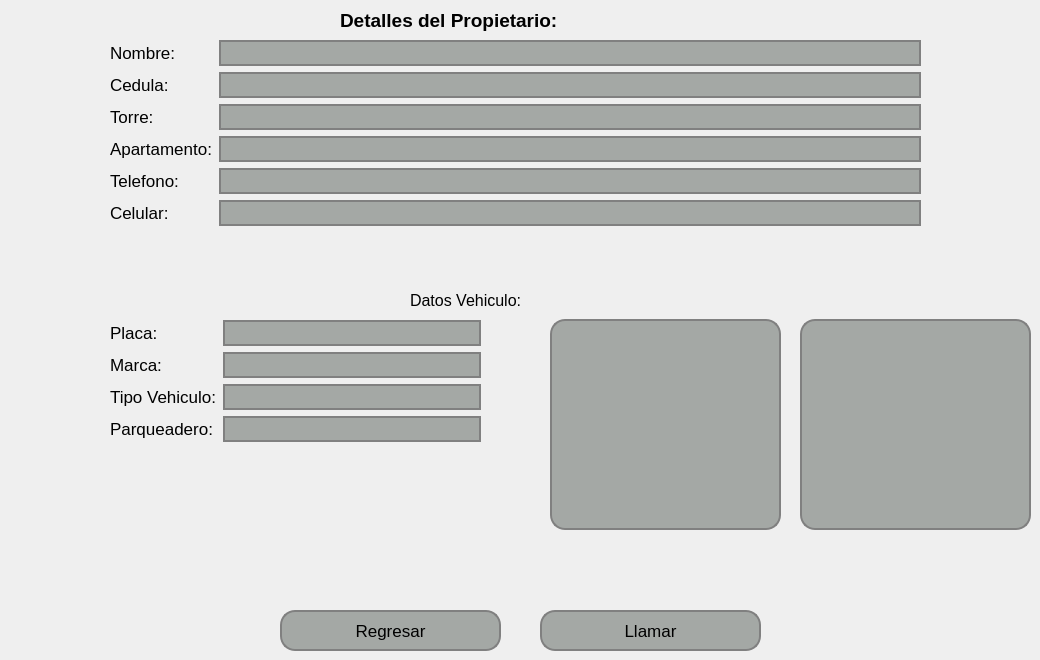
   <widget class="QWidget" name="pageDetallesPropietario">
    <widget class="QLabel" name="label_37">
     <property name="geometry">
      <rect>
       <x>340</x>
       <y>-10</y>
       <width>281</width>
       <height>61</height>
      </rect>
     </property>
     <property name="font">
      <font>
       <pointsize>14</pointsize>
       <weight>75</weight>
       <bold>true</bold>
      </font>
     </property>
     <property name="text">
      <string>Detalles del Propietario:</string>
     </property>
    </widget>
    <widget class="QWidget" name="formLayoutWidget_3">
     <property name="geometry">
      <rect>
       <x>110</x>
       <y>320</y>
       <width>371</width>
       <height>171</height>
      </rect>
     </property>
     <layout class="QFormLayout" name="formLayout_3">
      <item row="0" column="0">
       <widget class="QLabel" name="label_38">
        <property name="font">
         <font>
          <pointsize>13</pointsize>
         </font>
        </property>
        <property name="text">
         <string>Placa:</string>
        </property>
       </widget>
      </item>
      <item row="0" column="1">
       <widget class="QLineEdit" name="lineEditPlacaDetalles">
        <property name="font">
         <font>
          <pointsize>13</pointsize>
         </font>
        </property>
        <property name="styleSheet">
         <string notr="true">    background-color: #a4a8a5; /* Color del botón */
    border-radius: 15px;       /* Borde redondeado, ajusta el valor para más curvatura */
    border: 2px solid #808080; /* Opcional: agrega un borde de color gris */</string>
        </property>
       </widget>
      </item>
      <item row="1" column="0">
       <widget class="QLabel" name="label_39">
        <property name="font">
         <font>
          <pointsize>13</pointsize>
         </font>
        </property>
        <property name="text">
         <string>Marca:</string>
        </property>
       </widget>
      </item>
      <item row="1" column="1">
       <widget class="QLineEdit" name="lineEditMarcaDetalles">
        <property name="font">
         <font>
          <pointsize>13</pointsize>
         </font>
        </property>
        <property name="styleSheet">
         <string notr="true">    background-color: #a4a8a5; /* Color del botón */
    border-radius: 15px;       /* Borde redondeado, ajusta el valor para más curvatura */
    border: 2px solid #808080; /* Opcional: agrega un borde de color gris */</string>
        </property>
       </widget>
      </item>
      <item row="2" column="0">
       <widget class="QLabel" name="label_40">
        <property name="font">
         <font>
          <pointsize>13</pointsize>
         </font>
        </property>
        <property name="text">
         <string>Tipo Vehiculo:</string>
        </property>
       </widget>
      </item>
      <item row="3" column="0">
       <widget class="QLabel" name="label_41">
        <property name="font">
         <font>
          <pointsize>13</pointsize>
         </font>
        </property>
        <property name="text">
         <string>Parqueadero:</string>
        </property>
       </widget>
      </item>
      <item row="2" column="1">
       <widget class="QLineEdit" name="lineEditTipoVehiculoDetalles">
        <property name="font">
         <font>
          <pointsize>13</pointsize>
         </font>
        </property>
        <property name="styleSheet">
         <string notr="true">    background-color: #a4a8a5; /* Color del botón */
    border-radius: 15px;       /* Borde redondeado, ajusta el valor para más curvatura */
    border: 2px solid #808080; /* Opcional: agrega un borde de color gris */</string>
        </property>
       </widget>
      </item>
      <item row="3" column="1">
       <widget class="QLineEdit" name="lineEditParqueaderoDetalles">
        <property name="font">
         <font>
          <pointsize>13</pointsize>
         </font>
        </property>
        <property name="styleSheet">
         <string notr="true">    background-color: #a4a8a5; /* Color del botón */
    border-radius: 15px;       /* Borde redondeado, ajusta el valor para más curvatura */
    border: 2px solid #808080; /* Opcional: agrega un borde de color gris */</string>
        </property>
       </widget>
      </item>
     </layout>
    </widget>
    <widget class="QWidget" name="formLayoutWidget_5">
     <property name="geometry">
      <rect>
       <x>110</x>
       <y>40</y>
       <width>811</width>
       <height>235</height>
      </rect>
     </property>
     <layout class="QFormLayout" name="formLayout_5">
      <item row="0" column="0">
       <widget class="QLabel" name="label_46">
        <property name="font">
         <font>
          <pointsize>13</pointsize>
         </font>
        </property>
        <property name="text">
         <string>Nombre: </string>
        </property>
       </widget>
      </item>
      <item row="0" column="1">
       <widget class="QLineEdit" name="lineEditNombreDetalles">
        <property name="font">
         <font>
          <pointsize>13</pointsize>
         </font>
        </property>
        <property name="styleSheet">
         <string notr="true">    background-color: #a4a8a5; /* Color del botón */
    border-radius: 15px;       /* Borde redondeado, ajusta el valor para más curvatura */
    border: 2px solid #808080; /* Opcional: agrega un borde de color gris */</string>
        </property>
       </widget>
      </item>
      <item row="1" column="0">
       <widget class="QLabel" name="label_47">
        <property name="font">
         <font>
          <pointsize>13</pointsize>
         </font>
        </property>
        <property name="text">
         <string>Cedula: </string>
        </property>
       </widget>
      </item>
      <item row="1" column="1">
       <widget class="QLineEdit" name="lineEditCedulaDetalles">
        <property name="font">
         <font>
          <pointsize>13</pointsize>
         </font>
        </property>
        <property name="styleSheet">
         <string notr="true">    background-color: #a4a8a5; /* Color del botón */
    border-radius: 15px;       /* Borde redondeado, ajusta el valor para más curvatura */
    border: 2px solid #808080; /* Opcional: agrega un borde de color gris */</string>
        </property>
       </widget>
      </item>
      <item row="2" column="0">
       <widget class="QLabel" name="label_48">
        <property name="font">
         <font>
          <pointsize>13</pointsize>
         </font>
        </property>
        <property name="text">
         <string>Torre:</string>
        </property>
       </widget>
      </item>
      <item row="3" column="0">
       <widget class="QLabel" name="label_49">
        <property name="font">
         <font>
          <pointsize>13</pointsize>
         </font>
        </property>
        <property name="text">
         <string>Apartamento:</string>
        </property>
       </widget>
      </item>
      <item row="4" column="0">
       <widget class="QLabel" name="label_50">
        <property name="font">
         <font>
          <pointsize>13</pointsize>
         </font>
        </property>
        <property name="text">
         <string>Telefono:</string>
        </property>
       </widget>
      </item>
      <item row="4" column="1">
       <widget class="QLineEdit" name="lineEditTelefonoDetalles">
        <property name="font">
         <font>
          <pointsize>13</pointsize>
         </font>
        </property>
        <property name="styleSheet">
         <string notr="true">    background-color: #a4a8a5; /* Color del botón */
    border-radius: 15px;       /* Borde redondeado, ajusta el valor para más curvatura */
    border: 2px solid #808080; /* Opcional: agrega un borde de color gris */</string>
        </property>
       </widget>
      </item>
      <item row="5" column="0">
       <widget class="QLabel" name="label_51">
        <property name="font">
         <font>
          <pointsize>13</pointsize>
         </font>
        </property>
        <property name="text">
         <string>Celular:</string>
        </property>
       </widget>
      </item>
      <item row="5" column="1">
       <widget class="QLineEdit" name="lineEditCelularDetalles">
        <property name="font">
         <font>
          <pointsize>13</pointsize>
         </font>
        </property>
        <property name="styleSheet">
         <string notr="true">    background-color: #a4a8a5; /* Color del botón */
    border-radius: 15px;       /* Borde redondeado, ajusta el valor para más curvatura */
    border: 2px solid #808080; /* Opcional: agrega un borde de color gris */</string>
        </property>
       </widget>
      </item>
      <item row="2" column="1">
       <widget class="QLineEdit" name="lineEditTorreDetalles">
        <property name="font">
         <font>
          <pointsize>13</pointsize>
         </font>
        </property>
        <property name="styleSheet">
         <string notr="true">    background-color: #a4a8a5; /* Color del botón */
    border-radius: 15px;       /* Borde redondeado, ajusta el valor para más curvatura */
    border: 2px solid #808080; /* Opcional: agrega un borde de color gris */</string>
        </property>
       </widget>
      </item>
      <item row="3" column="1">
       <widget class="QLineEdit" name="lineEditApartamentoDetalles">
        <property name="font">
         <font>
          <pointsize>13</pointsize>
         </font>
        </property>
        <property name="styleSheet">
         <string notr="true">    background-color: #a4a8a5; /* Color del botón */
    border-radius: 15px;       /* Borde redondeado, ajusta el valor para más curvatura */
    border: 2px solid #808080; /* Opcional: agrega un borde de color gris */</string>
        </property>
       </widget>
      </item>
     </layout>
    </widget>
    <widget class="QLabel" name="label_52">
     <property name="geometry">
      <rect>
       <x>410</x>
       <y>290</y>
       <width>161</width>
       <height>20</height>
      </rect>
     </property>
     <property name="font">
      <font>
       <pointsize>12</pointsize>
      </font>
     </property>
     <property name="text">
      <string>Datos Vehiculo:</string>
     </property>
    </widget>
    <widget class="QLabel" name="labelFotoDelantera">
     <property name="geometry">
      <rect>
       <x>550</x>
       <y>319</y>
       <width>231</width>
       <height>211</height>
      </rect>
     </property>
     <property name="styleSheet">
      <string notr="true">    background-color: #a4a8a5; /* Color del botón */
    border-radius: 15px;       /* Borde redondeado, ajusta el valor para más curvatura */
    border: 2px solid #808080; /* Opcional: agrega un borde de color gris */</string>
     </property>
     <property name="frameShape">
      <enum>QFrame::Box</enum>
     </property>
     <property name="text">
      <string/>
     </property>
    </widget>
    <widget class="QLabel" name="labelFotoTrasera">
     <property name="geometry">
      <rect>
       <x>800</x>
       <y>319</y>
       <width>231</width>
       <height>211</height>
      </rect>
     </property>
     <property name="styleSheet">
      <string notr="true">    background-color: #a4a8a5; /* Color del botón */
    border-radius: 15px;       /* Borde redondeado, ajusta el valor para más curvatura */
    border: 2px solid #808080; /* Opcional: agrega un borde de color gris */</string>
     </property>
     <property name="frameShape">
      <enum>QFrame::Box</enum>
     </property>
     <property name="text">
      <string/>
     </property>
    </widget>
    <widget class="QPushButton" name="pushButtonLlamarDetalles">
     <property name="geometry">
      <rect>
       <x>540</x>
       <y>610</y>
       <width>221</width>
       <height>41</height>
      </rect>
     </property>
     <property name="font">
      <font>
       <pointsize>13</pointsize>
      </font>
     </property>
     <property name="styleSheet">
      <string notr="true">QPushButton {
    background-color: #a4a8a5; /* Color del botón */
    border-radius: 15px;       /* Borde redondeado, ajusta el valor para más curvatura */
    border: 2px solid #808080; /* Opcional: agrega un borde de color gris */

}

QPushButton:hover {
    background-color: #b0b5b0; /* Color al pasar el mouse */
}

QPushButton:pressed {
    background-color: #8f938f; /* Color al hacer clic */
}
</string>
     </property>
     <property name="text">
      <string>Llamar</string>
     </property>
    </widget>
    <widget class="QPushButton" name="pushButtonRegresarDetalles">
     <property name="geometry">
      <rect>
       <x>280</x>
       <y>610</y>
       <width>221</width>
       <height>41</height>
      </rect>
     </property>
     <property name="font">
      <font>
       <pointsize>13</pointsize>
      </font>
     </property>
     <property name="styleSheet">
      <string notr="true">QPushButton {
    background-color: #a4a8a5; /* Color del botón */
    border-radius: 15px;       /* Borde redondeado, ajusta el valor para más curvatura */
    border: 2px solid #808080; /* Opcional: agrega un borde de color gris */

}

QPushButton:hover {
    background-color: #b0b5b0; /* Color al pasar el mouse */
}

QPushButton:pressed {
    background-color: #8f938f; /* Color al hacer clic */
}
</string>
     </property>
     <property name="text">
      <string>Regresar</string>
     </property>
    </widget>
   </widget>
